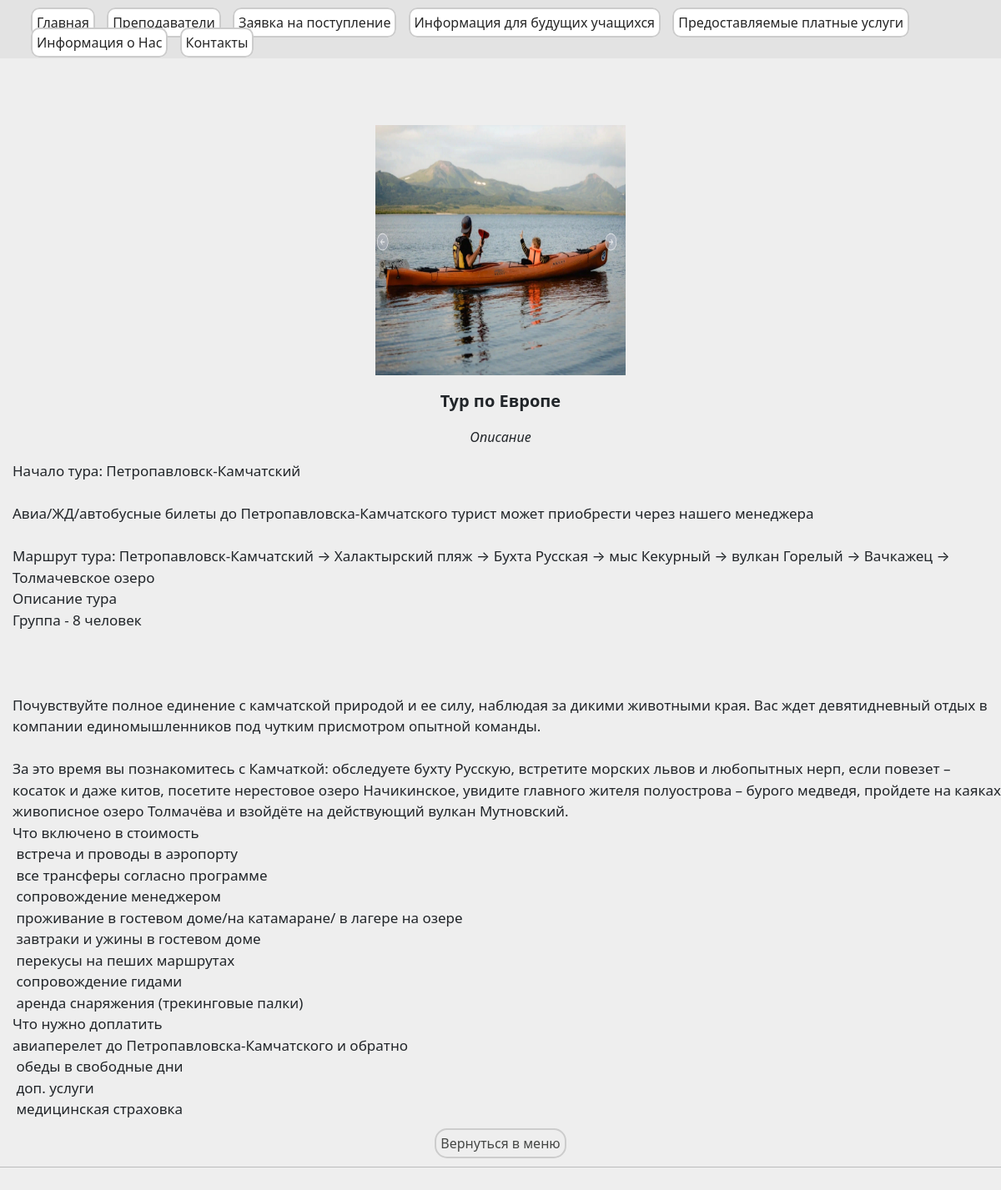
The page /information_service/tur-po-evrope/ on the database its author committed.
### institution_page/models.py (models this page shows, shortened)
class Paid_Services(models.Model):
    name = models.CharField(max_length=150, verbose_name='Название услуги')
    slug = models.SlugField(max_length=255, unique=True, db_index=True, verbose_name='URL')
    description = models.TextField(verbose_name='Описание услуги')
    photo = models.ImageField(upload_to='p_servicesPhoto/%Y/%m/%d/', verbose_name="Фотография")
    price_service = models.TextField(verbose_name='Стоимость услуги')
    def image_tag(self):
        return mark_safe('<img src="%s" width="100" height="100" />' % (self.photo.url))
    image_tag.short_description = 'Фотография'
    class Meta:
        verbose_name="Платные услуги"
        verbose_name_plural = 'Платные услуги'

### institution_page/views.py (the view)
# urls.py: path('information_service/<slug:service_slug>/', ShowService, name='information_service'),
def ShowService(request, service_slug):
    service = get_object_or_404(Paid_Services, slug=service_slug)
    link_address = 'institution_page/service.html'
    context = {
        'service': service
    }
    return render(request, link_address, context=context)

### institution_page/templates/institution_page/service.html
{% extends 'institution_page/base.html' %}
    {% load static %}
    {%block link%}<link type="text/css" href="{% static 'institution_page/css/service.css' %}"  rel="stylesheet" />{%endblock%}
    {% block content %}
            <div class="container_service">
            <p style="text-align:center;" border><img src="/media/{{ service.photo }}" alt="" height="300px" width="300px"></p>
            <p style="text-align:center; font-size: 20px; font-weight: bold" >{{service.name}}</p>
            <div>
                <p style="text-align:center;"><i>Описание</i></p>
                <p style="white-space:pre-wrap; font-size:17px; padding-left: 15px;">{{ service.description }}</p>
            </div>
            <p style="text-align:center;"><a href="{% url 'paid_services' %}" style="text-decoration:none; color: #454745; border: 2px solid #ccc; border-radius:15px; padding:5px;">Вернуться в меню</a></p>
            <hr>
            <br>
        </div>
    {% endblock %}

### institution_page/static/institution_page/css/service.css (style rules this page uses)
.container_service { position: absolute; top: 150px; }
body { background:#eee; }

### rows shown on the page
Paid_Services: photo (picture), name "Тур по Европе", description "Начало тура: Петропавловск-Камчатский Авиа/ЖД/автобусные билеты до Петропавловска-Камчатского турист может приобрести через нашего менеджера Маршрут тура: Петропавловск-Камчатский → Халактырский пляж → Бухта Русская → мыс Кекурный → вулкан Горелый → Вачкажец → Толмачевское озеро Описание тура Группа - 8 человек Почувствуйте полное единение с камчатской природой и ее силу, наблюдая за дикими животными края. Вас ждет девятидневный отдых в компании единомышленников под чутким присмотром опытной команды. За это время вы познакомитесь с Камчаткой: обследуете бухту Русскую, встретите морских львов и любопытных нерп, если повезет – косаток и даже китов, посетите нерестовое озеро Начикинское,…"
